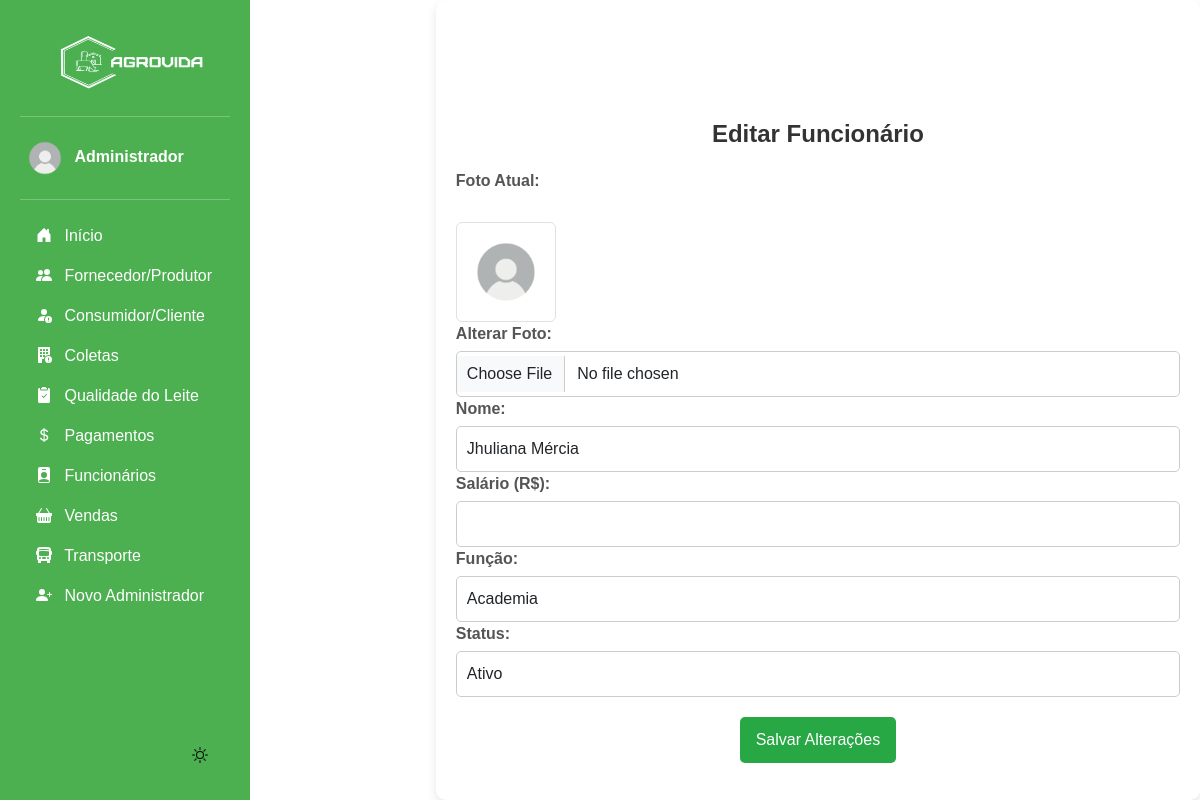
The app's page /editar_funcionarios/13/ (signed in) with its own data.
### app/models.py (models this page shows, shortened)
class Funcionario(models.Model):
    imagem = models.ImageField(upload_to='funcionarios/', null=True, blank=True)
    nome = models.CharField(max_length=100)
    salario = models.DecimalField(max_digits=10, decimal_places=2)
    funcao = models.CharField(max_length=100)
    ativo = models.BooleanField(default=True)

### app/views.py (the view, shortened to what this page needs)
# urls.py: path('editar_funcionarios/<int:funcionario_id>/', views.editar_funcionario, name="editar_funcionario"),
@login_required(login_url='login_index')
def editar_funcionario(request, funcionario_id):
    funcionario = get_object_or_404(Funcionario, id=funcionario_id)
    return render(request, 'app/editar_funcionario.html', {'funcionario': funcionario})

### app/templates/app/editar_funcionario.html (shortened to what this page needs)
{% extends "base.html" %}
{% load static %}
{% block content %}
    <div class="form-container">
        <h2 class="form-title text-center">Editar Funcionário</h2>
        <form method="POST" enctype="multipart/form-data">
            <div class="form-group">
                <label for="imagem">Foto Atual:</label><br>
                {% if funcionario.imagem %}
                    <img src="{{ funcionario.imagem.url }}" alt="Foto de {{ funcionario.nome }}" class="img-thumbnail" width="100">
                {% else %}
                    <img src="{% static 'img/usuario.png' %}" alt="Imagem Padrão" class="img-thumbnail" width="100">
                {% endif %}
                <label for="imagem">Alterar Foto:</label>
                <input type="file" id="imagem" name="imagem" class="form-control input-large">
                <label for="nome">Nome:</label>
                <input type="text" id="nome" name="nome" class="form-control input-large" value="{{ funcionario.nome }}" required>
                <label for="salario">Salário (R$):</label>
                <input type="number" id="salario" name="salario" class="form-control input-large" value="{{ funcionario.salario }}" step="0.01" required>
                <label for="funcao">Função:</label>
                <input type="text" id="funcao" name="funcao" class="form-control input-large" value="{{ funcionario.funcao }}" required>
                <label for="status">Status:</label>
                <select id="status" name="status" class="form-control input-large" required>
                    <option value="Ativo" {% if funcionario.ativo %}selected{% endif %}>Ativo</option>
                </select>
            </div>
            <button type="submit" class="btn btn-add">Salvar Alterações</button>
        </form>
    </div>
{% endblock %}

### base/templates/modulos/sidebar.html (shortened to what this page needs)
{% load static %}
<body>
<div class="container-sidebar">
    <div id="sidebar" class="sidebar">
        <img src="{% static 'img/logo.png' %}" alt="Logo" width="200" height="80" class="logo">
        <hr>
            <a href="#" class="nav-link text-white" data-bs-toggle="dropdown" aria-expanded="false" style="border-radius: 10px;">
                <img src="{% static "img/usuario.png" %}" alt="" width="50" height="50" class="rounded-circle">
                <strong>{{ request.user.first_name }}</strong>
            </a>
        <hr>
        <ul class="nav nav-pills flex-column mb-auto">
            <li>
                <a href="{% url "dashboard" %}" class="nav-link text-white">
                    <svg class="bi pe-none me-2" width="16" height="16"><use xlink:href="#home"/></svg>
                    Início
                </a>
            </li>
            <li>
                <a href="{% url "listar_produtor" %}" class="nav-link text-white">
                    <svg class="bi pe-none me-2" width="16" height="16"><use xlink:href="#produtores"/></svg>
                    Fornecedor/Produtor
                </a>
            </li>
            <li>
                <a href="{% url "listar_cliente" %}" class="nav-link text-white">
                    <svg class="bi pe-none me-2" width="16" height="16"><use xlink:href="#clientes"/></svg>
                    Consumidor/Cliente
                </a>
            </li>
            <li>
                <a href="{% url "listar_coleta" %}" class="nav-link text-white">
                    <svg class="bi pe-none me-2" width="16" height="16"><use xlink:href="#coleta"/></svg>
                    Coletas
                </a>
            </li>
            <li>
                <a href="{% url "listar_qualidade" %}" class="nav-link text-white">
                    <svg class="bi pe-none me-2" width="16" height="16"><use xlink:href="#qualidade"/></svg>
                    Qualidade do Leite
                </a>
            </li>
            <li>
                <a href="{% url "listar_pagamentos" %}" class="nav-link text-white">
                    <svg class="bi pe-none me-2" width="16" height="16"><use xlink:href="#dinheiro"/></svg>
                    Pagamentos
                </a>
            </li>
            <li>
                <a href="{% url "listar_funcionarios" %}" class="nav-link text-white">
                    <svg class="bi pe-none me-2" width="16" height="16"><use xlink:href="#funcionario"/></svg>
                    Funcionários
                </a>
            </li>
            <li>
                <a href="{% url "listar_vendas" %}" class="nav-link text-white">
                    <svg class="bi pe-none me-2" width="16" height="16"><use xlink:href="#venda"/></svg>
                    Vendas
                </a>
            </li>
            <li>
                <a href="{% url "listar_transporte" %}" class="nav-link text-white">
                    <svg class="bi pe-none me-2" width="16" height="16"><use xlink:href="#transporte"/></svg>
                    Transporte
                </a>
            </li>
            <li>
                <a href="{% url "cadastrar_admin" %}" class="nav-link text-white">
                    <svg class="bi pe-none me-2" width="16" height="16"><use xlink:href="#admin"/></svg>
                    Novo Administrador
                </a>
            </li>
        </ul>
        <button id="theme-toggle">
        <svg id="theme-icon" width="24" height="24" fill="currentColor"></svg>
        </button>
    </div>
    <div class="b-example-divider b-example-vr"></div>
    </div>
</body>

### base/static/css/inicio.css (style rules this page uses)
html, body { font-family: Arial, sans-serif; transition: background 0.3s, color 0.3s; height: 100vh; width: 100vw; margin: 0; display: flex; }
.b-example-divider { width: 100%; height: 3rem; }
.b-example-vr { flex-shrink: 0; width: 1.5rem; height: 100vh; }
.bi { vertical-align: -.125em; fill: currentColor; }
.nav-link { color: #222222; }
li { display: flex; width: 100%; }
.form-container { width: 800px; padding: 20px; background: #fff; border-radius: 10px; box-shadow: 0 4px 10px rgba(0, 0, 0, 0.1); margin-left: 150px; }
.form-title { font-size: 24px; font-weight: bold; margin-bottom: 20px; margin-top: 100px; color: #333; }
.form-group { text-align: left; margin-bottom: 15px; }
.form-group label { font-weight: bold; display: block; margin-bottom: 5px; color: #555; }
.form-control { width: 100%; padding: 10px; border: 1px solid #ccc; border-radius: 5px; font-size: 16px; transition: all 0.3s ease; height: auto; }
.btn { padding: 8px 12px; text-decoration: none; border-radius: 5px; transition: all 0.3s ease; }
.btn-add { display: block; width: max-content; margin: 20px auto; background: #28a745; color: white; padding: 10px 15px; font-size: 16px; }
#theme-toggle { display: flex; justify-content: end; align-items: end; border: none; cursor: pointer; background-color: transparent; }
#theme-icon { width: 32px; height: 32px; fill: currentColor; }
[data-bs-theme="light"] { background: #ffffff; color: #121212; transition: all 0.3s ease-in-out; }

### base/static/css/sidebar.css (style rules this page uses)
.sidebar { width: 250px; background: #4CAF50; padding: 20px; height: 100vh; color: white; position: fixed; left: 0; top: 0; bottom: 0; overflow-y: auto; display: flex; flex-direction: column; z-index: 1000; }
.container-sidebar { height: 100vh; width: 300px; }

### records on screen
Funcionario: nome "Jhuliana Mércia", funcao "Academia", status "Ativo"

### other values on screen
{{ request.user.first_name }} "Administrador"
